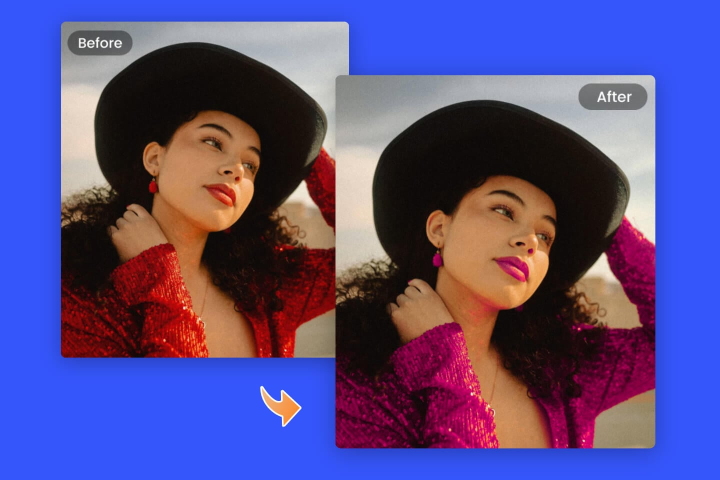
#> input picture research/live-1-style-gap/refs/competitors/fotor-hue-changer-feature.jpg, 1440 x 960 px (shown at 1/2 size)
$ python -i phash.py   (imports and definitions only)
#> lines starting #> are read from the running program, lines starting #| are printed output that depends on the picture
"""Perceptual hashes: the corpus's first content-level identity.

Every other id in the repo is derived from a URL (the CDN uuid prefix, the
sha1 of the served address), so the same photograph under two URLs counts
twice. `dhash` reads the picture itself — a 64-bit difference hash that
survives resizing and re-encoding (not crops) — and `hamming` compares two
of them. Used by the pool to keep external stock unique against itself and
against the corpus."""

from PIL import Image

SIZE = (9, 8)  # 8x8 horizontal comparisons -> 64 bits


def _rgb(source):
    """An RGB copy of a path or a PIL Image (a caller's Image stays open)."""
    if isinstance(source, Image.Image):
        return source.convert("RGB")
    with Image.open(source) as im:
        return im.convert("RGB")


def dhash(source):
    """16-hex dHash: greyscale, 9x8, one bit per horizontal neighbour pair."""
    px = _rgb(source).convert("L").resize(SIZE, Image.LANCZOS).tobytes()
    bits = 0
    for row in range(SIZE[1]):
        for col in range(SIZE[1]):
            bits = (bits << 1) | (px[row * SIZE[0] + col] > px[row * SIZE[0] + col + 1])
    return f"{bits:016x}"


def dhash_pair(source):
    """(hash, hash of the mirror): Picsart flips stock now and then, and a
    mirrored duplicate is still a duplicate."""
    rgb = _rgb(source)
    return dhash(rgb), dhash(rgb.transpose(Image.FLIP_LEFT_RIGHT))


def hamming(a, b):
    """Bit distance between two 16-hex hashes."""
    return bin(int(a, 16) ^ int(b, 16)).count("1")

>>> from PIL import Image
>>> picture = Image.open('../../../research/live-1-style-gap/refs/competitors/fotor-hue-changer-feature.jpg')
#> picture is the input picture: PIL image 1440x960 RGB; mean R, G, B 88.3, 76.6, 135.1
>>> result = dhash_pair(picture)
#> after the loop in dhash, `for row in range(SIZE[1]):`: bits = 6541949782606516818
#> in _rgb (call 3), `return source.convert("RGB")`:
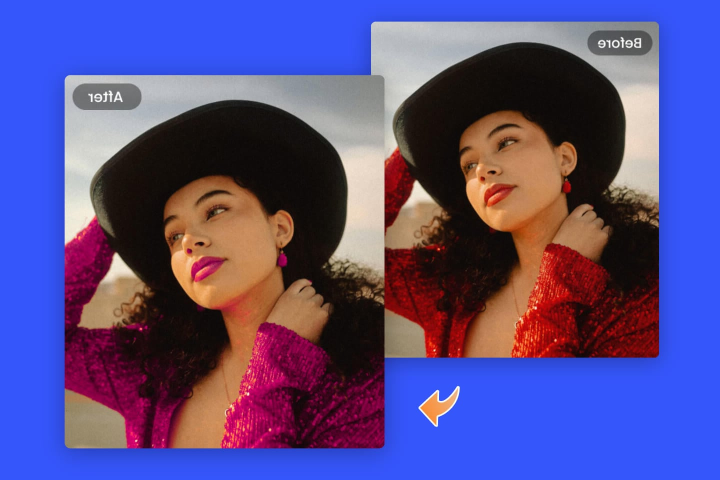
#> returned value: PIL image 1440x960 RGB (shown at 1/2 size); mean R, G, B 88.3, 76.6, 135.1
#> result = ('5ac9acaaa2b49252', 'a56ccaaabad2b6b5')
